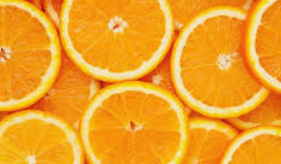
#> input picture lab2/oranges.png, 281 x 164 px, found by its file name; the run also reads 1 picture not shown here
$ jupyter execute --allow-errors pixelsandpictures.ipynb
#> lines starting #> are read from the running program, lines starting #| are printed output that depends on the picture
# Pixels and Pictures
Lab 2: Part 2

In this notebook, you will complete 5 coding tasks involving content from Chapter 10 and 11 of Montfort's Exploratory Programming from the Humanities.

Like previous labs, the instructions for each of the exercises (labeled 2-6 through 2-10) will be prefixed with "ON YOUR OWN". Add or modify the necessary code to the cell to satisfy the requirements.

## Tuples and Pixels
A `tuple` is a special sequence data type that is *immutable*. You can define a tuple by using a list of values separated by commas enclosed by parentheses:

[cell 1]
myTuple = (1,2,3)

Like other sequences, you can access different parts of the tuple using indices:
```python
myTuple[1] # Prints 2, being the second elements
print(myTuple[-1]) # Prints 3, being the last element

[cell 2]
print(myTuple[1])
print(myTuple[-1])

Tuples are immutable, meaning you cannot assign a value to a member. You must instead create a new tuple. This is useful for making assumptions about the data, and to make assumptions about the meaning of certain values exlicit:

#> (a cell that did not finish here is left out)

[cell 4]
from PIL import Image
mode = 'RGBA' # This states that each pixel will have four components
size = (100, 100) # This tuple refers to the dimensions of the image (100 pixels by 100 pixels)
color = 'black' # The default color for a pixel
ourimage = Image.new(mode, size, color)
# ourimage now contains a set of pixels that have the color 'black' and is 100 by 100 pixels in size.

[cell 5]
# We can display the image using Jupyter notebook:
ourimage

[cell 6]
# This will save the image to the root of our project in VS Code.
# You can specify a different directory as well.
ourimage.save('allblack.png')

[cell 7]
# You can find out more about many methods by using the "help" function in addition to looking up the function on the web.
help(Image.new)

# Setting Pixels
You can change a pixel to a new value using the `putpixel()` method. For instance, the following line will set the centermost pixel of our image to white:

[cell 8]
ourimage.putpixel((50,50),(255,255,255,255))
ourimage

[cell 9]
# Often objects (and ourimage is an Image object) have properties that are useful.
#For instance, the size can be obtained by the attribute 'size':
ourimage.size
#> Out = (100, 100)

[cell 10]
# [2-4] ON YOUR OWN:
# Using code, create a new function that accepts three arguments: (1) an image created by Image.new, and (2) a y value, and (3) a color specified as a 4-tuple.
# The function should return the image that has a vertical line drawn across it in the color provided.
# You must create the vertical line on an image of any size.

# WRITE YOUR CODE HERE

def verticalline(ourimage,x,color):
#> called with x = 50, color = (255, 255, 255, 255)
    for y in range(ourimage.size[1]):
        ourimage.putpixel((x,y),color)

# Dr Murray, I've written this to accept an x value rather than a y value so the user can set where to draw the vertical line. Is that what you intended?

verticalline(ourimage,50,(255,255,255,255))

ourimage

# Gradients
Montfort describes the following technique for creating a *linear* gradient, or one where the color changes smoothly across an image.

[cell 11]
# [2-5] ON YOUR OWN:
# Write a function that generates a radial gradient in an image given a particular coordinate.

from PIL import Image
import math
mode = 'RGBA'
size = (100, 100)
color = 'black'
ourimage = Image.new(mode, size, color)

def radialgradient(ourimage,x_point,y_point):
#> called with x_point = 75, y_point = 75
    for x in range(ourimage.size[0]):
        for y in range(ourimage.size[1]):
            distance_to_point = math.sqrt((x - x_point) ** 2 + (y - y_point) ** 2)
            distance_to_point = float(distance_to_point) / (math.sqrt(2) * ourimage.size[0]/2)
            color = int(distance_to_point * 255)
            ourimage.putpixel((x, y), (color,color,color,255))
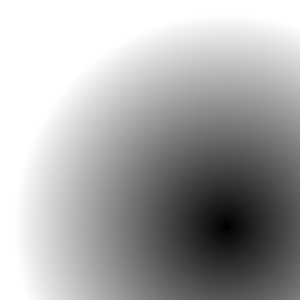
#> ourimage: PIL image 100x100 RGBA (shown 3 times larger); mean R, G, B, A 170.4, 170.4, 170.4, 255

radialgradient(ourimage,75,75)

ourimage

### Opening existing images
You can open an existing image by using the Image.open method:
```python
Image.open('cat.png')
```
Note that you will have to have the image file accessible by the version of Python.

#> (a cell that did not finish here is left out)

[cell 13]
# [2-6] ON YOUR OWN:
# Write a function that takes as an input an image.
# Create a "Thumbnail" image of the provided image that is 1/3 of the size of the original image, and return it. The new image should have the same color space as the original, and work with either RGB or RGBA color schemes.

def thirdthumb(ourimage):
    xsize = int(ourimage.size[0]/3)
#> xsize = 33
    ysize = int(ourimage.size[1]/3)
#> ysize = 33
    return ourimage.resize((xsize,ysize),Image.NEAREST)

thirdthumb(ourimage)

[cell 14]
# [2-7] ON YOUR OWN:
# Given a formula to calculate the "luminance" of a pixel as:
#  L  =  0.2126 × R   +   0.7152 × G   +   0.0722 × B
# Write a function that accepts an image and returns a new image that is in grayscale that is the same dimensions.

oranges = Image.open('lab2/oranges.png')
#> oranges is the input picture: PIL image 281x164 RGB; mean R, G, B 239.9, 161.2, 38.2

def grayscale(im):
    gray = Image.new('RGB', im.size, 'white')
#> gray: PIL image 281x164 RGB; every value is 255
    for x in range(im.size[0]):
        for y in range(im.size[1]):
            red, green, blue = im.getpixel((x, y))
            luminance =  int((0.2126 * red) + (0.7152 * green) + (0.0722 * blue))
            gray.putpixel((x,y),(luminance,luminance,luminance,255))
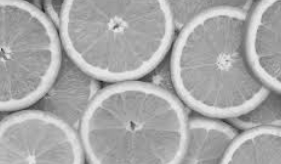
#> gray: PIL image 281x164 RGB; min 32, max 236, mean 168.6
    return gray

grayscale(oranges)

[cell 15]
# [2-8] ON YOUR OWN:
# Write a function that applies the grayscale method to all of the image files in a directory.
# Use the Glob library. Make sure the new images have "_gray" appended to their name. This means "img1.png" would be written as "img1_gray.png". Guidance for doing this can be found in Montfort's Chapter 11.

def grayscale(im):
    gray = Image.new('RGB', im.size, 'white')
    for x in range(im.size[0]):
        for y in range(im.size[1]):
            red, green, blue = im.getpixel((x, y))
            luminance =  int((0.2126 * red) + (0.7152 * green) + (0.0722 * blue))
            gray.putpixel((x,y),(luminance,luminance,luminance,255))
    return gray

import glob
def batchgrayscale():
    file_list = glob.glob('lab2/batch/*.png')
    for filename in file_list:
        current = Image.open(filename)
        current = grayscale(current)
        current.save(filename)

batchgrayscale()

# I got the batch functionality to work, but I did not see in the book how to append something to the filenames.
